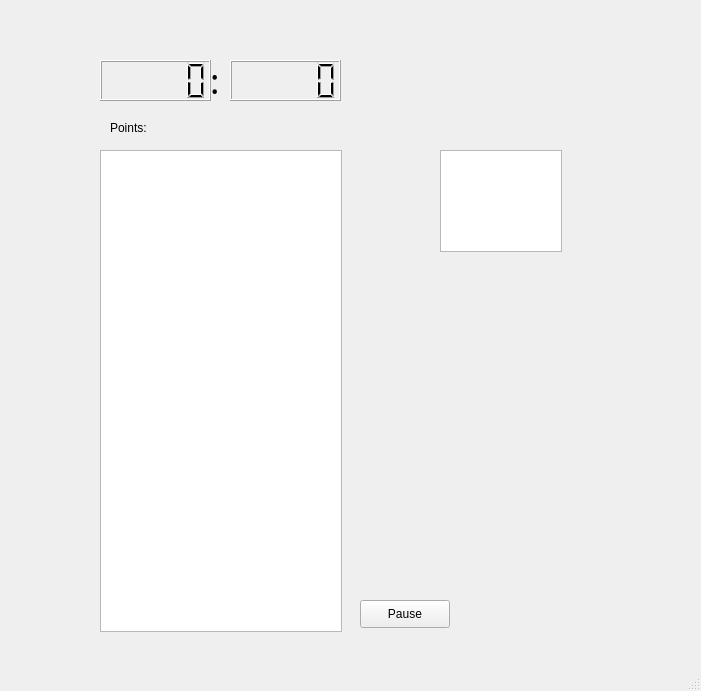
<?xml version="1.0" encoding="UTF-8"?>
<ui version="4.0">
 <class>MainWindow</class>
 <widget class="QMainWindow" name="MainWindow">
  <property name="geometry">
   <rect>
    <x>0</x>
    <y>0</y>
    <width>701</width>
    <height>691</height>
   </rect>
  </property>
  <property name="windowTitle">
   <string>Tetris</string>
  </property>
  <widget class="QWidget" name="centralWidget">
   <widget class="QGraphicsView" name="graphicsView">
    <property name="geometry">
     <rect>
      <x>100</x>
      <y>150</y>
      <width>242</width>
      <height>482</height>
     </rect>
    </property>
   </widget>
   <widget class="QLabel" name="label">
    <property name="geometry">
     <rect>
      <x>110</x>
      <y>120</y>
      <width>58</width>
      <height>16</height>
     </rect>
    </property>
    <property name="text">
     <string>Points:</string>
    </property>
   </widget>
   <widget class="QLabel" name="pointsLabel">
    <property name="geometry">
     <rect>
      <x>160</x>
      <y>120</y>
      <width>161</width>
      <height>16</height>
     </rect>
    </property>
    <property name="text">
     <string/>
    </property>
   </widget>
   <widget class="QPushButton" name="pauseButton">
    <property name="geometry">
     <rect>
      <x>360</x>
      <y>600</y>
      <width>90</width>
      <height>28</height>
     </rect>
    </property>
    <property name="text">
     <string>Pause</string>
    </property>
   </widget>
   <widget class="QLCDNumber" name="lcdTimerS">
    <property name="geometry">
     <rect>
      <x>230</x>
      <y>60</y>
      <width>111</width>
      <height>41</height>
     </rect>
    </property>
   </widget>
   <widget class="QLCDNumber" name="lcdTimerM">
    <property name="geometry">
     <rect>
      <x>100</x>
      <y>60</y>
      <width>111</width>
      <height>41</height>
     </rect>
    </property>
   </widget>
   <widget class="QLabel" name="label_2">
    <property name="geometry">
     <rect>
      <x>210</x>
      <y>60</y>
      <width>16</width>
      <height>41</height>
     </rect>
    </property>
    <property name="font">
     <font>
      <family>aakar</family>
      <pointsize>26</pointsize>
      <italic>false</italic>
     </font>
    </property>
    <property name="text">
     <string>:</string>
    </property>
   </widget>
   <widget class="QGraphicsView" name="nextGraphicsView">
    <property name="geometry">
     <rect>
      <x>440</x>
      <y>150</y>
      <width>122</width>
      <height>102</height>
     </rect>
    </property>
   </widget>
  </widget>
  <widget class="QStatusBar" name="statusBar"/>
 </widget>
 <layoutdefault spacing="6" margin="11"/>
 <resources/>
 <connections/>
</ui>
